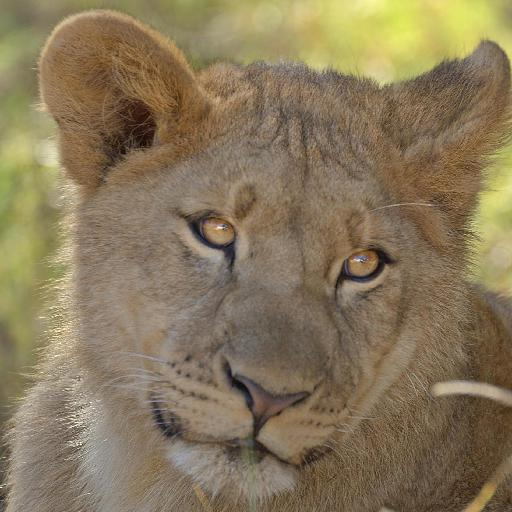
#> input picture test/1122.jpg, 512 x 512 px; its folder holds 4 pictures in this run
$ python CBIR_warna.py
#> lines starting #> are read from the running program, lines starting #| are printed output that depends on the picture
from PIL import Image
import numpy as np
import os
import json
import multiprocessing
import time

def open_folder(folder_location):
    Image_List = np.array(os.listdir(folder_location))
    Image_List = np.core.defchararray.add(folder_location, Image_List)
    return Image_List

def open_image_to_Vector(image_location):
#> called with image_location = '../../test/1122.jpg'
    img = Image.open(image_location) # path
#> img is the input picture: PIL image 512x512 RGB; mean R, G, B 135.7, 119.8, 90.5
    arr = np.array(img)

    # compress
    arr = compress(arr)

    # ubah dari rgb ke histogram hsv
    arr = rgb_to_hsv_histBinArray(arr)
    bins = [i for i in range (73)]
    arr, _ = np.histogram(arr, bins = bins)
    arr = arr.tolist()

    # arr array 1D dengan panjang 72, tinggal dipakai untuk cosine similarity
    return arr

def compress(Image_Array):
    # membagi menjadi blok 4x4 dan rata-rata rgb, untuk gambar png komponen a diabaikan
    NHeight, NWidth = ((len(Image_Array)) - ((len(Image_Array)) % 4)), ((len(Image_Array[0])) - ((len(Image_Array[0])) % 4))
#> NHeight = 512; NWidth = 512
    Image_Array = Image_Array[:NHeight, :NWidth, :3] # cut jika tidak habis dibagi 4 biar tidak pusing mikirin, cut a jika png
    NHeight, NWidth = (NHeight // 4), (NWidth // 4)
#> NHeight = 128; NWidth = 128
    Image_Array = Image_Array.reshape(NHeight, 4, NWidth, 4, 3) # compress 4x4
    Image_Array = Image_Array.mean(axis = (1, 3))
    return Image_Array

def rgb_to_hsv(r, g, b):
    # ubah dari rgb ke hsv (fungsi rgb_to_hsv dibikin sendiri (salin rumus dari spesifikasi) RIL NO FEK NO FEK)
    Cmax, Cmin = max(r, g, b), min(r, g, b)
    d = Cmax - Cmin
    if (d == 0): H = 0
    elif (Cmax == r): H = 60 * (((g - b) / d) % 6)
    elif (Cmax == g): H = 60 * (((b - r) / d) + 2)
    else: H = 60 * (((r - g) / d) + 4)
    if (Cmax == 0): S = 0
    else: S = d / Cmax
    return H, S, Cmax

def hsv_to_histidx(h, s, v):
    # h dibagi 8, s dibagi 3, v dibagi 3
    if ((h == 0) or (h > 315)): H = 0
    elif (h <= 25): H = 1
    elif (h <= 40): H = 2
    elif (h <= 120): H = 3
    elif (h <= 190): H = 4
    elif (h <= 270): H = 5
    elif (h <= 295): H = 6
    else: H = 7

    if (s < 0.2): S = 0
    elif (s < 0.7): S = 1
    else: S = 2

    if (v < 0.2): V = 0
    elif (v < 0.7): V = 1
    else: V = 2

    idx = (H * 9) + (S * 3) + V # idx 0 - 71
    return idx

def rgb_to_hsv_histBinArray(array):
    array = array.reshape(-1, 3)
    array = array / 255
    array = [tuple(x) for x in array]
#> array = 16384 items, first 6: (0.514, 0.49, 0.365), (0.503, 0.48, 0.354), (0.498, 0.475, 0.349), (0.487, 0.464, 0.339), (0.488, 0.461, 0.351), (0.493, 0.466, 0.356)

    # mengubah jadi array of tuple HSV
    array = np.array([rgb_to_hsv(R, G, B) for R, G, B in array], dtype = [('x', float), ('y', float), ('z', float)])

    array = np.array([hsv_to_histidx(h, s, v) for h, s, v in array])
#> array = 16384 values, max 67 at index 12089, min 0 at index 8159, mean 23.52

    return array

def cosine_similarity(Vector1, Vector2):
    dot_product = np.sum(np.multiply(Vector1, Vector2))
    Vector1_Length = np.sqrt(np.sum(np.square(Vector1)))
    Vector2_Length = np.sqrt(np.sum(np.square(Vector2)))
    similarity = dot_product / (Vector1_Length * Vector2_Length)
    return similarity

def Vector_list(Image_Dataset):
    # Image_Dataset adalah list (np.array) yang berisi string semua path ke semua gambar dataset
    Vector_List = [0 for _ in range (len(Image_Dataset))]
    with multiprocessing.Pool() as pool:
        Vector_List = pool.map(open_image_to_Vector, Image_Dataset)
#> in open_image_to_Vector, `arr = rgb_to_hsv_histBinArray(arr)`: arr has the same summary as array in rgb_to_hsv_histBinArray
#> in open_image_to_Vector, `arr, _ = np.histogram(arr, bins = bins)`: arr = 72 values, max 10523 at index 22, min 0 at index 2, mean 227.6
#> call 2 of open_image_to_Vector, with image_location = '../../test/1147.jpg'
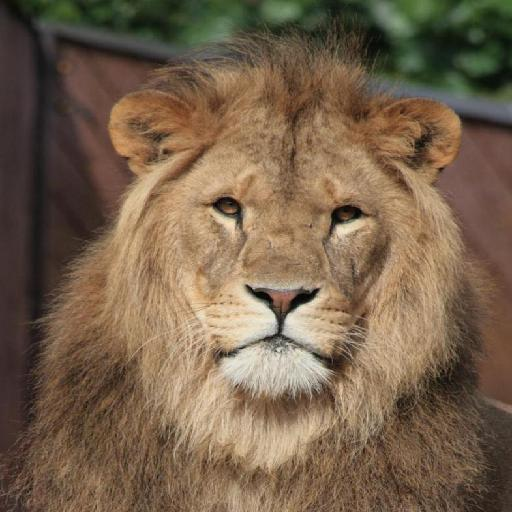
#> input picture test/1147.jpg, 512 x 512 px
#> in open_image_to_Vector, img is the input picture: PIL image 512x512 RGB; mean R, G, B 119, 98.1, 76
#> in compress (call 2), `NHeight, NWidth = ((len(Image_Array)) - ((len(Image_Array)) % 4)), ((l..`: NHeight = 512
#> in compress (call 2), `NHeight, NWidth = (NHeight // 4), (NWidth // 4)`: NHeight = 128
#> in compress (call 2), `Image_Array = Image_Array.mean(axis = (1, 3))`:
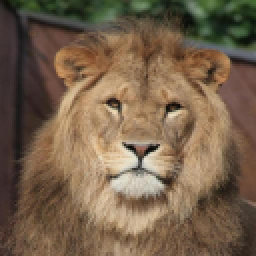
#> Image_Array: shape (128, 128, 3) float64 (shown 2 times larger); mean R, G, B 119, 98.1, 76
#> in open_image_to_Vector (call 2), `arr = rgb_to_hsv_histBinArray(arr)`: arr = 16384 values, max 64 at index 1037, min 0 at index 256, mean 20.62
#> in open_image_to_Vector (call 2), `arr, _ = np.histogram(arr, bins = bins)`: arr = 72 values, max 7633 at index 22, min 0 at index 2, mean 227.6
#> call 3 of open_image_to_Vector, with image_location = '../../test/1174.jpg'
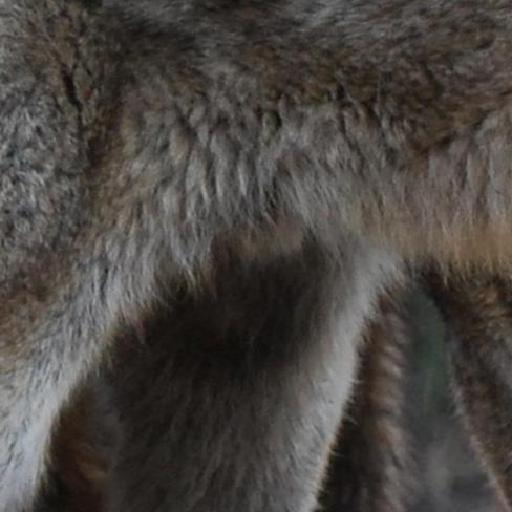
#> input picture test/1174.jpg, 512 x 512 px
#> in open_image_to_Vector, img is the input picture: PIL image 512x512 RGB; mean R, G, B 73.4, 68.9, 64.9
#> in open_image_to_Vector (call 3), `arr = rgb_to_hsv_histBinArray(arr)`: arr = 16384 values, max 64 at index 27, min 0 at index 4105, mean 20.03
#> in open_image_to_Vector (call 3), `arr, _ = np.histogram(arr, bins = bins)`: arr = 72 values, max 3743 at index 19, min 0 at index 2, mean 227.6
#> call 4 of open_image_to_Vector, with image_location = '../../test/1194.jpg'
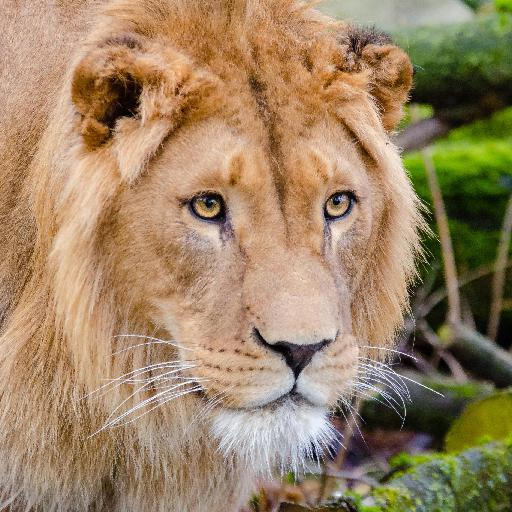
#> input picture test/1194.jpg, 512 x 512 px
#> in open_image_to_Vector, img is the input picture: PIL image 512x512 RGB; mean R, G, B 156.8, 132.3, 101.2
#> in compress (call 4), `NHeight, NWidth = ((len(Image_Array)) - ((len(Image_Array)) % 4)), ((l..`: NHeight = 512
#> in compress (call 4), `NHeight, NWidth = (NHeight // 4), (NWidth // 4)`: NHeight = 128
#> in compress (call 4), `Image_Array = Image_Array.mean(axis = (1, 3))`:
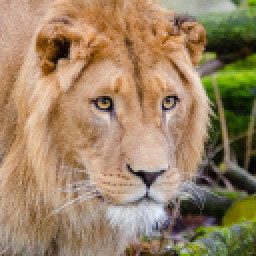
#> Image_Array: shape (128, 128, 3) float64 (shown 2 times larger); mean R, G, B 156.8, 132.3, 101.2
#> in open_image_to_Vector (call 4), `arr = rgb_to_hsv_histBinArray(arr)`: arr = 16384 values, max 67 at index 6968, min 0 at index 6325, mean 23.2
#> in open_image_to_Vector (call 4), `arr, _ = np.histogram(arr, bins = bins)`: arr = 72 values, max 4742 at index 23, min 0 at index 5, mean 227.6
#> Vector_List = 4 items
    Vector_List = list(zip(Image_Dataset, Vector_List))
    return Vector_List

def write_JSON(DATA, outputFile_Path):
    # vektor histogram atau hasil cosine similarity
    with open(outputFile_Path, 'w') as file:
        json.dump(DATA, file, indent = 2)
    return

def read_JSON(JSON_path):
    with open(JSON_path, 'r') as file:
        Vector = json.load(file)
    return Vector

def Similarity_List(Image_Input, Vector_List):
    # Image_Input: path ke gambar input
    # Vektor_List: array hasil baca json vektor histogram
    Vector_Input = open_image_to_Vector(Image_Input)
    for i in range (len(Vector_List)):
        Vector_List[i][1] = cosine_similarity(Vector_Input, Vector_List[i][1])
    Vector_List = [sim for sim in Vector_List if sim[1] >= 0.6]
    Vector_List = sorted(Vector_List, key=lambda x: x[1], reverse=True)
    return Vector_List


start = time.time()
Input = "../../test/0.jpg"
Dataset = open_folder("../../test/")
if __name__ == "__main__":
    V = Vector_list(Dataset)
#> V = 4 items
    write_JSON(V, "v.json")
    print(time.time() - start)
    A = read_JSON("v.json")
    A = Similarity_List(Input, A)
#> (the run stopped early here; a loop or call above may not have finished)
